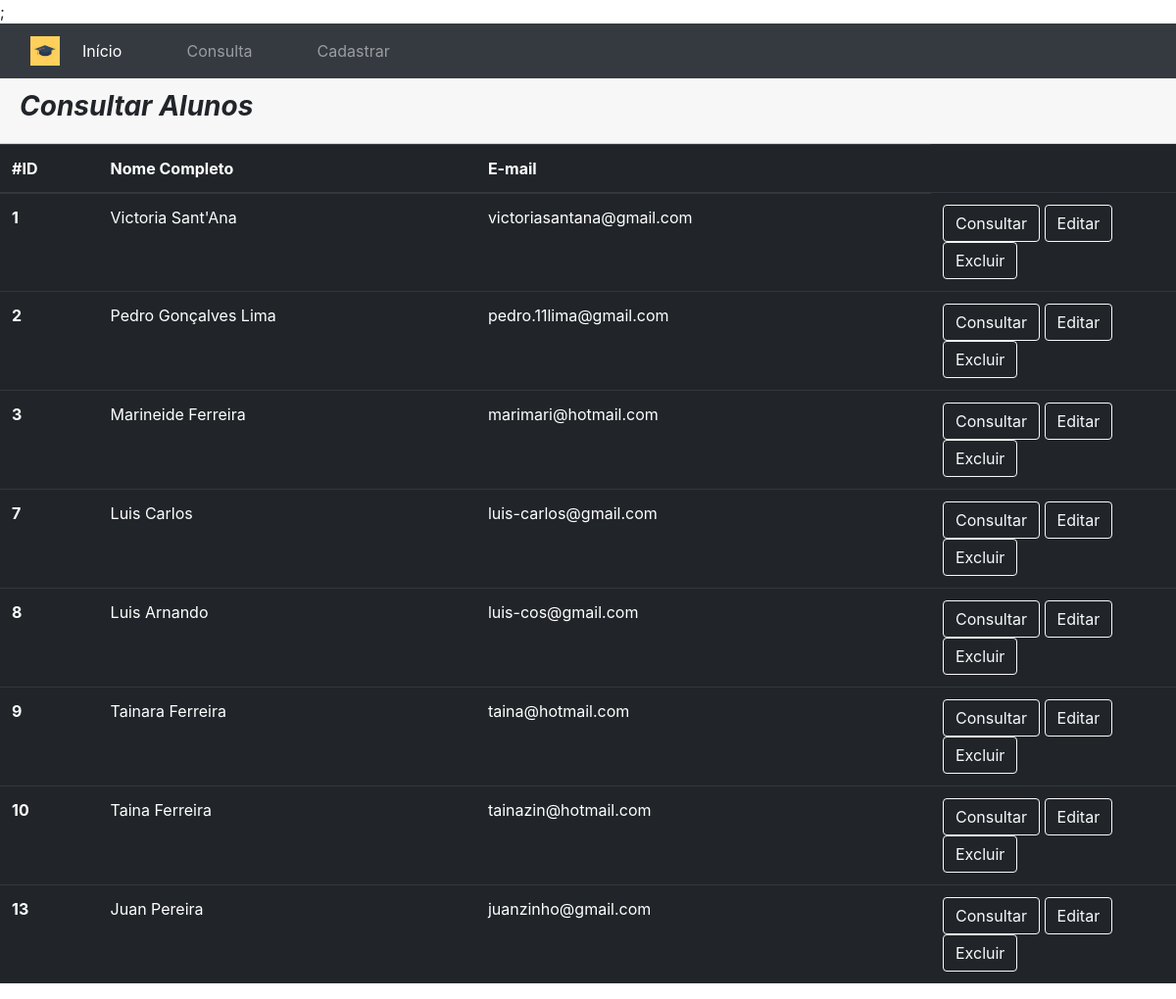
Page /consultaAluno.php on the committed database.
### tables this page shows
CREATE TABLE `alunos` (
  `id` int(11) NOT NULL,
  `Nome` varchar(30) NOT NULL,
  `Email` varchar(50) NOT NULL
);

### consultaAluno.php (the view, shortened to what this page needs)
<?php
    $pdo = Conexao::Conectar();
    $sql =  'SELECT id, nome, email FROM alunos ORDER BY id ASC';
    $pdo->setAttribute(PDO::ATTR_ERRMODE, PDO::ERRMODE_EXCEPTION);
    $exibir = $pdo->query($sql);
 ?>
<!DOCTYPE html>
<html>
    <head>
        <link rel="stylesheet" href="https://stackpath.bootstrapcdn.com/bootstrap/4.1.3/css/bootstrap.min.css">
    </head>
    <body>
    <nav class="navbar navbar-expand-lg navbar-light navbar-dark bg-dark">
  <div class="container-fluid">
   <div class="collapse navbar-collapse" id="navbarNav">
   <img src="imagens/nav.png" width="30" height="30" alt="">
       <ul class="navbar-nav">
         <li class="nav- col-lg-4">
         <a class="nav-link active" aria-current="page" href="index.php">Início</a>
         </li>
         <li class="nav-item col-lg-5">
         <a class="nav-link" href="consultaAluno.php">Consulta</a>
         </li>
         <li class="nav-item col-lg-5">
         <a class="nav-link" href="cadastroAluno.php">Cadastrar</a>
         </li>
       </ul>
    </div>
  </div>
</nav>
        <div class="card-header">
            <h3><em><strong>Consultar Alunos</strong></em></h3>
        </div>
        <table class="table table-dark">
            <thead>
                <tr>
                    <th scope="col">#ID</th>
                    <th scope="col">Nome Completo</th>
                    <th scope="col">E-mail</th>
                </tr>
            </thead>
            <tbody>
                <?php
                        while ($row = $exibir->fetch(PDO::FETCH_ASSOC)){
                            echo '<tr>';
			                echo '<th scope="row">'. $row['id']. '</th>';
                            echo '<td scope="row">'. $row['nome']. '</td>';
                            echo '<td scope="row">'. $row['email']. '</td>';
                            echo '<td width=250>';
                            echo '<a class="btn btn-outline-light" href="lerAluno.php?id='.$row['id'].'">Consultar</a>';
                            echo '<a class="btn btn-outline-light" href="editarAluno.php?id='.$row['id'].'">Editar</a>';
                            echo '<a class="btn btn-outline-light" href="excluirAluno.php?id='.$row['id'].'">Excluir</a>';
                            echo '</td>';
                            echo '</tr>';
                        }
                ?>
                </tbody>
            </table>
    </body>
</html>

### rows in the picture
alunos: id "1", Nome "Victoria Sant'Ana", Email "victoriasantana@gmail.com"
alunos: id "2", Nome "Pedro Gonçalves Lima", Email "pedro.11lima@gmail.com"
alunos: id "3", Nome "Marineide Ferreira", Email "marimari@hotmail.com"
alunos: id "7", Nome "Luis Carlos", Email "luis-carlos@gmail.com"
alunos: id "8", Nome "Luis Arnando", Email "luis-cos@gmail.com"
alunos: id "9", Nome "Tainara Ferreira", Email "taina@hotmail.com"
alunos: id "10", Nome "Taina Ferreira", Email "tainazin@hotmail.com"
alunos: id "13", Nome "Juan Pereira", Email "juanzinho@gmail.com"
